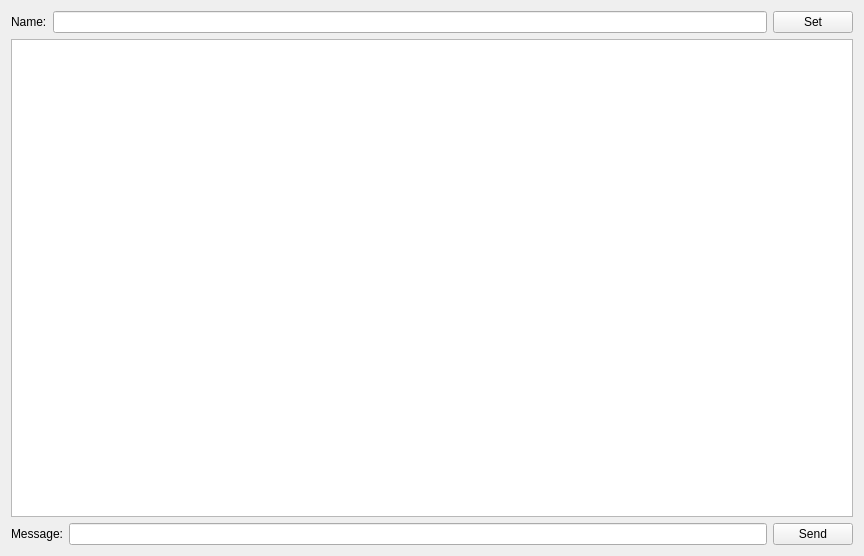
<?xml version="1.0" encoding="UTF-8"?>
<ui version="4.0">
 <class>ChatWidget</class>
 <widget class="QWidget" name="ChatWidget">
  <property name="geometry">
   <rect>
    <x>0</x>
    <y>0</y>
    <width>864</width>
    <height>556</height>
   </rect>
  </property>
  <property name="windowTitle">
   <string>Form</string>
  </property>
  <layout class="QVBoxLayout" name="verticalLayout">
   <item>
    <layout class="QHBoxLayout" name="horizontalLayout">
     <item>
      <widget class="QLabel" name="label">
       <property name="text">
        <string>Name:</string>
       </property>
      </widget>
     </item>
     <item>
      <widget class="QLineEdit" name="editName"/>
     </item>
     <item>
      <widget class="QPushButton" name="btnSetName">
       <property name="text">
        <string>Set</string>
       </property>
      </widget>
     </item>
    </layout>
   </item>
   <item>
    <widget class="QTextBrowser" name="chatHistory"/>
   </item>
   <item>
    <layout class="QHBoxLayout" name="horizontalLayout_2">
     <item>
      <widget class="QLabel" name="label_2">
       <property name="text">
        <string>Message:</string>
       </property>
      </widget>
     </item>
     <item>
      <widget class="QLineEdit" name="editMessage"/>
     </item>
     <item>
      <widget class="QPushButton" name="btnSend">
       <property name="text">
        <string>Send</string>
       </property>
      </widget>
     </item>
    </layout>
   </item>
  </layout>
 </widget>
 <resources/>
 <connections>
  <connection>
   <sender>editMessage</sender>
   <signal>returnPressed()</signal>
   <receiver>btnSend</receiver>
   <slot>animateClick()</slot>
   <hints>
    <hint type="sourcelabel">
     <x>423</x>
     <y>533</y>
    </hint>
    <hint type="destinationlabel">
     <x>813</x>
     <y>533</y>
    </hint>
   </hints>
  </connection>
 </connections>
</ui>
